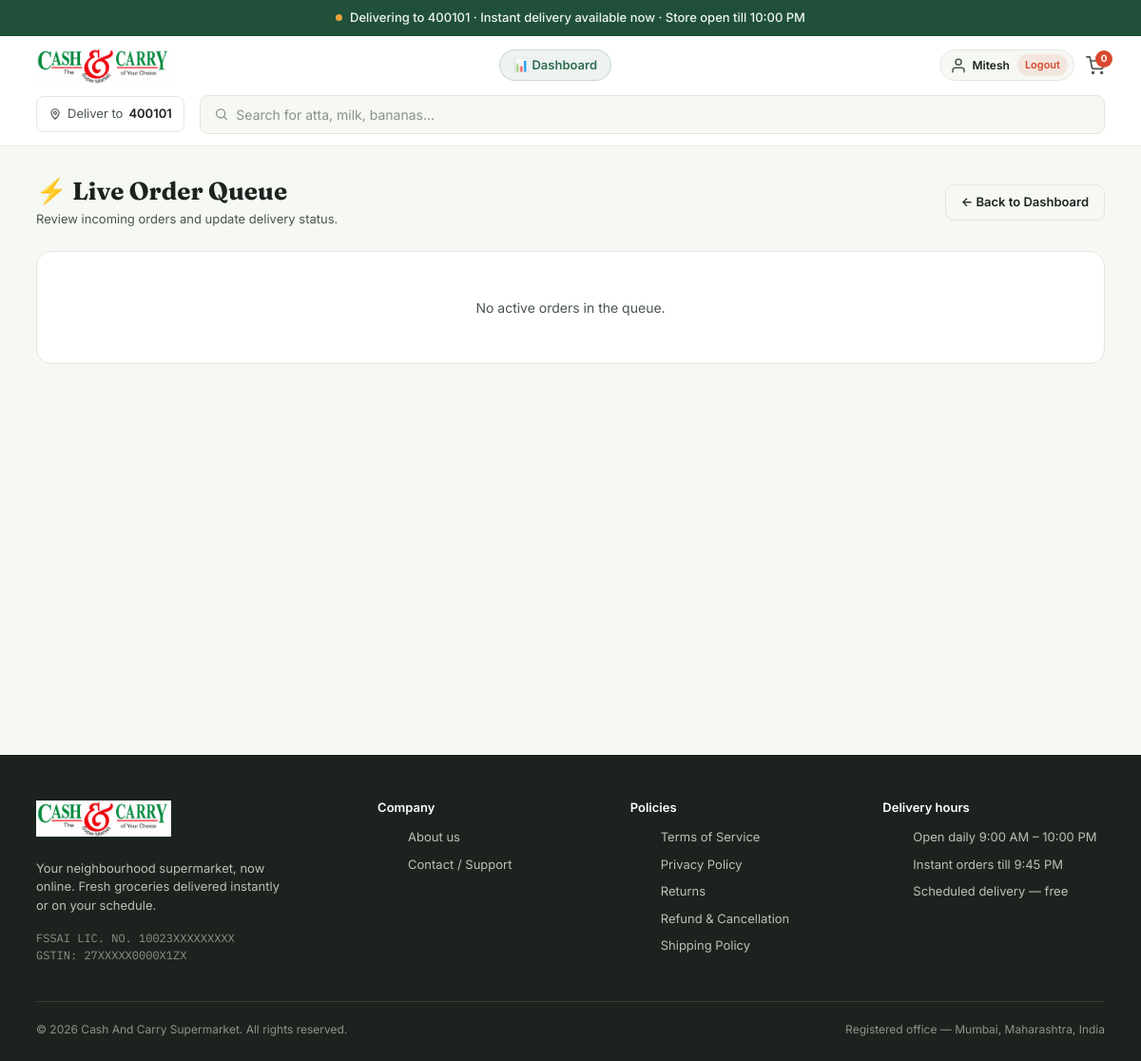
Before: /manage/live-orders/ (signed in) with the older database file.
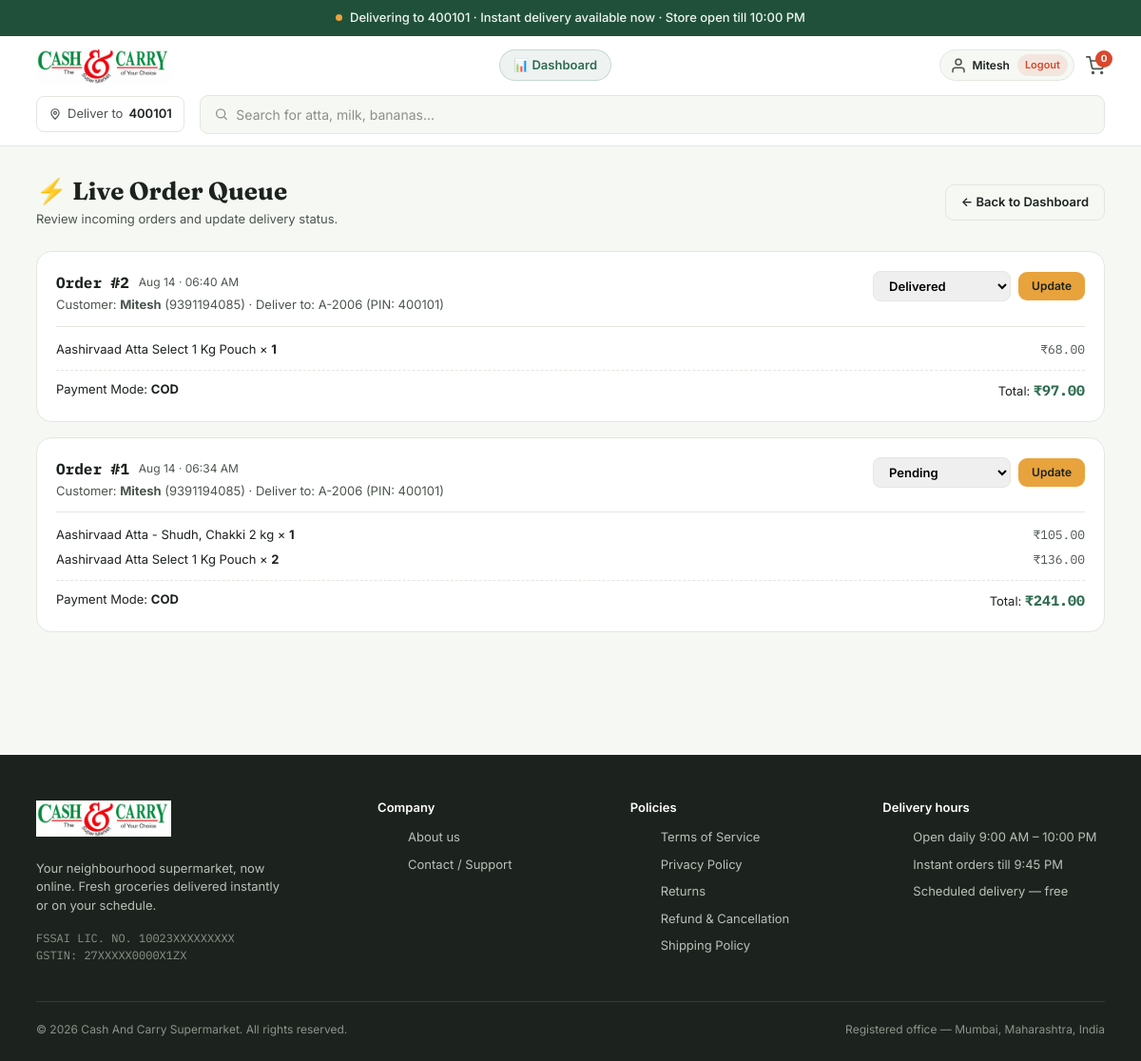
After: the same page with the newer database file.
### store/models.py (models this page shows, shortened)
class Order(models.Model):
    class DeliveryMode(models.TextChoices):
        INSTANT = "instant", "Instant Delivery (30 Mins)"
    class OrderStatus(models.TextChoices):
        PENDING_ACCEPTANCE = "pending_acceptance", "Pending Acceptance"
        ACCEPTED = "accepted", "Accepted"
        REJECTED = "rejected", "Rejected"
        PREPARING = "preparing", "Preparing"
        PACKED = "packed", "Packed"
        OUT_FOR_DELIVERY = "out_for_delivery", "Out for Delivery"
        DELIVERED = "delivered", "Delivered"
        CANCELLED = "cancelled", "Cancelled"
    class PickingStatus(models.TextChoices):
        UNPICKED = "unpicked", "Unpicked"
        PICKING = "picking", "Picking"
        PICKED = "picked", "Picked"
        PACKED = "packed", "Packed"
        OUT_FOR_DELIVERY = "out_for_delivery", "Out for Delivery"
        DELIVERED = "delivered", "Delivered"
    class PaymentStatus(models.TextChoices):
        PENDING = "pending", "Pending"
        PAID = "paid", "Paid"
        FAILED = "failed", "Failed"
        REFUNDED = "refunded", "Refunded"
        PARTIALLY_REFUNDED = "partially_refunded", "Partially Refunded"
    class PaymentMethod(models.TextChoices):
        COD = "COD", "Cash on Delivery"
        UPI = "UPI", "UPI / Online"
    user = models.ForeignKey(User, on_delete=models.PROTECT, related_name="orders")
    address = models.ForeignKey(Address, on_delete=models.PROTECT, related_name="orders")
    delivery_mode = models.CharField(
        max_length=20,
        choices=DeliveryMode.choices,
        default=DeliveryMode.INSTANT
    )
    payment_method = models.CharField(
        max_length=20,
        choices=PaymentMethod.choices,
        default=PaymentMethod.COD
    )
    scheduled_slot_start = models.DateTimeField(blank=True, null=True)
    scheduled_slot_end = models.DateTimeField(blank=True, null=True)
    delivery_fee = models.DecimalField(max_digits=10, decimal_places=2, default=0)
    subtotal = models.DecimalField(max_digits=10, decimal_places=2)
    discount = models.DecimalField(max_digits=10, decimal_places=2, default=0)
    total_amount = models.DecimalField(max_digits=10, decimal_places=2)
    payment_status = models.CharField(max_length=20, choices=PaymentStatus.choices, default=PaymentStatus.PENDING)
    order_status = models.CharField(
        max_length=25, choices=OrderStatus.choices, default=OrderStatus.PENDING_ACCEPTANCE
    )
    rejection_reason = models.CharField(max_length=255, blank=True, null=True)
    accepted_by = models.ForeignKey(
        User, on_delete=models.SET_NULL, blank=True, null=True, related_name="accepted_orders"
    )
    accepted_at = models.DateTimeField(blank=True, null=True)
    picking_status = models.CharField(
        max_length=20, choices=PickingStatus.choices, default=PickingStatus.UNPICKED
    )
    delivery_instructions = models.CharField(max_length=255, blank=True, null=True)
    created_at = models.DateTimeField(auto_now_add=True)

class User(AbstractUser):
    class Role(models.TextChoices):
        CUSTOMER = "customer", "Customer"
        EMPLOYEE = "employee", "Employee"
        MANAGER = "manager", "Manager"
        ADMIN = "admin", "Admin"
    role = models.CharField(max_length=20, choices=Role.choices, default=Role.CUSTOMER)
    phone = models.CharField(max_length=20, blank=True, null=True)

class Address(models.Model):
    user = models.ForeignKey(User, on_delete=models.CASCADE, related_name="addresses")
    full_name = models.CharField(max_length=150, blank=True, null=True)
    phone = models.CharField(max_length=20, blank=True, null=True)
    pincode = models.CharField(max_length=10)
    line1 = models.CharField(max_length=255)
    line2 = models.CharField(max_length=255, blank=True, null=True)
    landmark = models.CharField(max_length=255, blank=True, null=True)
    city = models.CharField(max_length=100, default="Mumbai")
    state = models.CharField(max_length=100, default="Maharashtra")
    is_default = models.BooleanField(default=False)

class OrderItem(models.Model):
    class FulfillmentStatus(models.TextChoices):
        PENDING = "pending", "Pending"
        PICKED = "picked", "Picked"
        OUT_OF_STOCK = "out_of_stock", "Out of Stock"
        SUBSTITUTED = "substituted", "Substituted"
    order = models.ForeignKey(Order, on_delete=models.CASCADE, related_name="items")
    product = models.ForeignKey(Product, on_delete=models.PROTECT)
    quantity = models.IntegerField()
    unit_price = models.DecimalField(max_digits=10, decimal_places=2)
    total_price = models.DecimalField(max_digits=10, decimal_places=2)
    fulfillment_status = models.CharField(
        max_length=20, choices=FulfillmentStatus.choices, default=FulfillmentStatus.PENDING
    )
    substituted_product = models.ForeignKey(
        Product, on_delete=models.SET_NULL, blank=True, null=True, related_name="substituted_in_items"
    )

class Product(models.Model):
    category = models.ForeignKey(Category, on_delete=models.PROTECT, related_name="products")
    name = models.CharField(max_length=255)
    brand = models.CharField(max_length=100, blank=True, null=True)
    unit = models.CharField(max_length=50)  # e.g., '500g', '1 L', '1 Pack'
    price = models.DecimalField(max_digits=10, decimal_places=2)
    discounted_price = models.DecimalField(max_digits=10, decimal_places=2, blank=True, null=True)
    image = models.ImageField(upload_to='products/', blank=True, null=True)  # Local File Upload
    image_url = models.URLField(blank=True, null=True)                      # External URL
    description = models.TextField(blank=True, null=True)
    dietary_tags = models.JSONField(default=list, blank=True)

### store/views.py (the view, shortened to what this page needs)
# urls.py: path('manage/live-orders/', views.live_orders, name='live_orders'),
@login_required
def live_orders(request):
    if request.user.role not in ['employee', 'manager', 'admin', 'owner'] and not request.user.is_superuser:
        raise PermissionDenied
    orders = Order.objects.select_related('user', 'address').all().order_by('-created_at')[:20]
    return render(request, 'live_orders.html', {'orders': orders})

### templates/live_orders.html (shortened to what this page needs)
{% extends 'base.html' %}
{% block content %}
<section class="section" style="padding: 32px 0; min-height: 80vh;">
  <div class="wrap">
    <div style="display: flex; justify-content: space-between; align-items: center; margin-bottom: 24px;">
      <div>
        <h1 class="display" style="font-size: 26px; font-weight: 700; margin: 0 0 4px 0;">⚡ Live Order Queue</h1>
        <p style="color: var(--charcoal-soft); font-size: 13px; margin: 0;">Review incoming orders and update delivery status.</p>
      </div>
      <a href="{% url 'dashboard' %}" class="btn btn-secondary" style="font-size: 13px; padding: 8px 16px;">
        ← Back to Dashboard
      </a>
    </div>
    {% if orders %}
      <div style="display: flex; flex-direction: column; gap: 16px;">
        {% for order in orders %}
          <div style="background: var(--white); border: 1px solid var(--line); border-radius: 16px; padding: 20px;">
            <div style="display: flex; justify-content: space-between; align-items: flex-start; flex-wrap: wrap; gap: 12px; margin-bottom: 14px; padding-bottom: 12px; border-bottom: 1px solid var(--line);">
              <div>
                <div style="display: flex; align-items: center; gap: 10px;">
                  <strong class="mono" style="font-size: 16px; color: var(--charcoal);">Order #{{ order.id }}</strong>
                  <span style="font-size: 12px; color: var(--charcoal-soft);">{{ order.created_at|date:"M d · h:i A" }}</span>
                </div>
                <div style="font-size: 13px; color: var(--charcoal-soft); margin-top: 2px;">
                  Customer: <strong>{{ order.user.username }}</strong> ({{ order.user.phone|default:"No phone" }}) · Deliver to: {{ order.address.line1 }} (PIN: {{ order.address.pincode }})
                </div>
              </div>
              <form method="POST" action="{% url 'live_orders' %}" style="display: flex; align-items: center; gap: 8px;">
                <select name="order_status" style="padding: 6px 12px; border: 1px solid var(--line); border-radius: 8px; font-size: 13px; font-weight: 600;">
                  <option value="pending_acceptance" {% if order.order_status == 'pending_acceptance' %}selected{% endif %}>Pending</option>
                  <option value="delivered" {% if order.order_status == 'delivered' %}selected{% endif %}>Delivered</option>
                </select>
                <button type="submit" class="btn btn-primary" style="padding: 6px 14px; font-size: 12px;">Update</button>
              </form>
            </div>
            <div style="display: flex; flex-direction: column; gap: 6px; font-size: 13px;">
              {% for item in order.items.all %}
                <div style="display: flex; justify-content: space-between;">
                  <span>{{ item.product.name }} × <strong>{{ item.quantity }}</strong></span>
                  <span class="mono" style="color: var(--charcoal-soft);">₹{{ item.total_price }}</span>
                </div>
              {% endfor %}
            </div>
            <div style="display: flex; justify-content: space-between; margin-top: 12px; padding-top: 10px; border-top: 1px dashed var(--line); font-size: 13px;">
              <span>Payment Mode: <strong>{{ order.payment_method }}</strong></span>
              <span>Total: <strong class="mono" style="color: var(--leaf); font-size: 15px;">₹{{ order.total_amount }}</strong></span>
            </div>
          </div>
        {% endfor %}
      </div>
    {% else %}
      <div style="background: var(--white); border: 1px solid var(--line); border-radius: 16px; padding: 48px; text-align: center;">
        <p style="color: var(--charcoal-soft); margin: 0; font-size: 14px;">No active orders in the queue.</p>
      </div>
    {% endif %}
  </div>
</section>
{% endblock %}

Changed rows visible on the page:
added Order: id "2", created_at "Aug 14 · 06:40 AM", user.username "Mitesh", user.phone "9391194085", address.line1 "A-2006", address.pincode "400101", order_status "Delivered", payment_method "COD", total_amount "97.00"
added OrderItem: product.name "Aashirvaad Atta Select 1 Kg Pouch", quantity "1", total_price "68.00", shown under "2"
added Order: id "1", created_at "Aug 14 · 06:34 AM", user.username "Mitesh", user.phone "9391194085", address.line1 "A-2006", address.pincode "400101", order_status "Pending", payment_method "COD", total_amount "241.00"
added OrderItem: product.name "Aashirvaad Atta - Shudh, Chakki 2 kg", quantity "1", total_price "105.00"
added OrderItem: product.name "Aashirvaad Atta Select 1 Kg Pouch", quantity "2", total_price "136.00", shown under "1"
Other visible differences:
text no longer shown: "No active orders in the queue."
